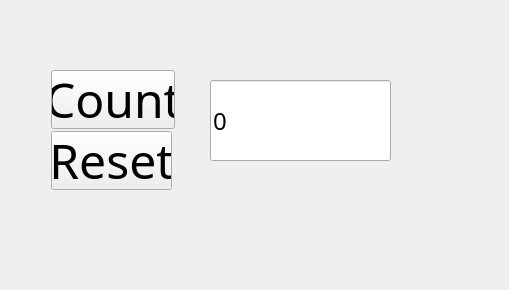
<?xml version="1.0" encoding="UTF-8"?>
<ui version="4.0">
 <class>MainWindow</class>
 <widget class="QMainWindow" name="MainWindow">
  <property name="geometry">
   <rect>
    <x>0</x>
    <y>0</y>
    <width>509</width>
    <height>290</height>
   </rect>
  </property>
  <property name="windowTitle">
   <string>MainWindow</string>
  </property>
  <widget class="QWidget" name="centralwidget">
   <widget class="QPushButton" name="pushButton">
    <property name="geometry">
     <rect>
      <x>51</x>
      <y>70</y>
      <width>124</width>
      <height>59</height>
     </rect>
    </property>
    <property name="font">
     <font>
      <family>Academy Engraved LET</family>
      <pointsize>36</pointsize>
     </font>
    </property>
    <property name="text">
     <string>Count</string>
    </property>
   </widget>
   <widget class="QPushButton" name="pushButton_RESET">
    <property name="geometry">
     <rect>
      <x>51</x>
      <y>131</y>
      <width>121</width>
      <height>59</height>
     </rect>
    </property>
    <property name="font">
     <font>
      <family>Academy Engraved LET</family>
      <pointsize>36</pointsize>
     </font>
    </property>
    <property name="text">
     <string>Reset</string>
    </property>
   </widget>
   <widget class="QLineEdit" name="counterLineEdit">
    <property name="geometry">
     <rect>
      <x>210</x>
      <y>80</y>
      <width>181</width>
      <height>81</height>
     </rect>
    </property>
    <property name="font">
     <font>
      <family>Academy Engraved LET</family>
      <pointsize>18</pointsize>
     </font>
    </property>
    <property name="text">
     <string>0</string>
    </property>
   </widget>
  </widget>
 </widget>
 <resources/>
 <connections/>
</ui>
